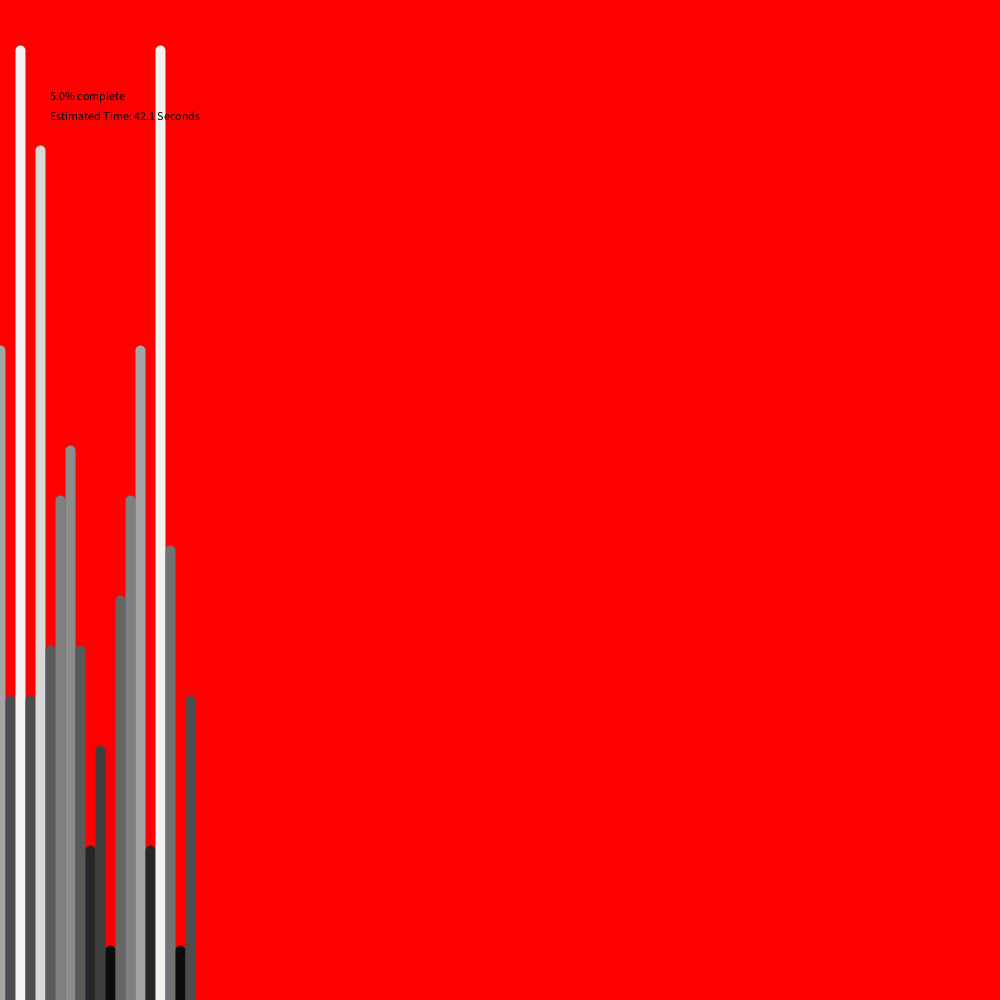
Frame 1 (no input)
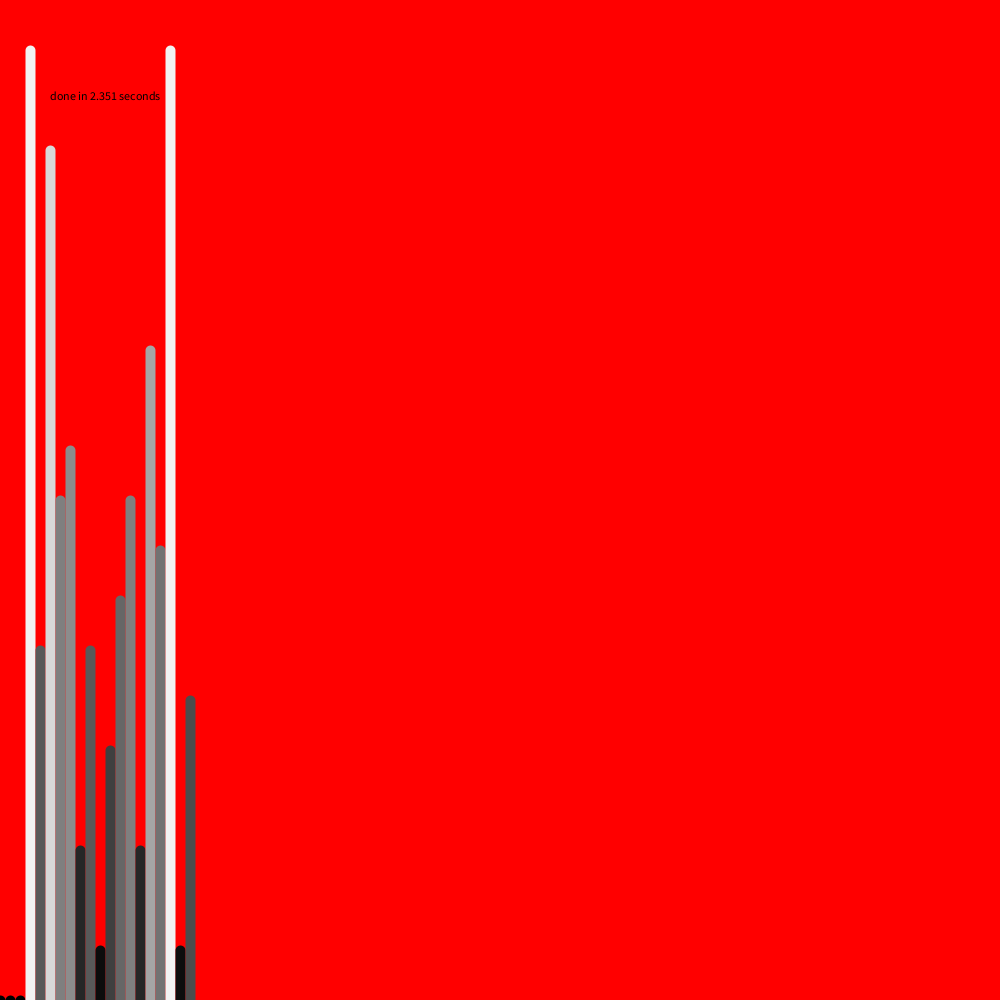
Frame 60 (the mouse pressed at the canvas centre just before this capture)
Frame 120 (the mouse held since frame 60 and released just before this capture): identical to frame 60, image omitted

The Processing sketch that drew these frames (run headless with seeded random() and noise(); from frame 60 on, the mouse is pressed at the canvas centre):

// Processing sketch: MSort
// ── MSort.pde
IntList vals;
IntList nv;
int k = 0;
int s;
int s1 = 0;
int s2 = 0;
int s1b = 0;
int cs = 0;
int m = 0;
boolean show = true;
void setup(){
  frameRate(1000);
  size(1000,1000);
  s = width/50;
  vals = new IntList();
  nv = new IntList();
  while(vals.size() < s){
    k = round(round(random(1,s)));
    vals.append(k);
  }
}
void draw(){
  background(255,0,0);
  if(show){
  for(int i = 0; i < vals.size(); i+=1){
    stroke(map(vals.get(i),0,s,0,255));
    strokeWeight(10);
    line(i/0.1,height,i/0.1,height-map(vals.get(i),0,s,0,height));
  }
  }
  if(cs < s-1){
  sw(cs);
  m = millis();
  fill(0);
  text(map(cs,0,s,0,100)+"% complete",50,100);
  text("Estimated Time: "+millis()/(10.0*map(cs,0,s,0,100))+" Seconds",50,120);
  }
  else{
    text("done in "+m/1000.0+" seconds",50,100);
  }
}
void sw(int p){
  if(p == 1){
   for(int i = 0; i < vals.size()/2; i++){
    if(vals.get(i*2) > vals.get(i*2+1)){
      s1 = vals.get(i*2);
      s2 = vals.get(i*2+1);
      vals.set(i*2,s2);
      vals.set(i*2+1,s1);
    }
  }
  }
  else if(p == 2){
    for(int i = 0; i < floor(vals.size()/4)-4; i++){
      for(int j = 0; j < 4; j++){
        if(vals.get(4*i+j) != -1){
          if(vals.get(4*i+j+2) != -1){
            if(vals.get(4*i+j) < vals.get(4*i+j+2)){
              nv.append(vals.get(4*i+j+2));
              vals.set(4*i*j+2,-1);
            }
            else{
              nv.append(vals.get(4*i+j));
              vals.set(4*i*j,-1);
            }
          }
          else if(vals.get(4*i*j+3) != -1){
            if(vals.get(4*i+j) < vals.get(4*i+j+3)){
              nv.append(vals.get(4*i+j+3));
              vals.set(4*i*j+3,-1);
            }
            else{
              nv.append(vals.get(4*i+j));
              vals.set(4*i*j,-1);
            }
          }
          else{
            nv.append(vals.get(4*i+j));
            vals.set(4*i*j,-1);
          }
        }
        else{
          if(vals.get(4*i+j+2) != -1){
            if(vals.get(4*i+j+1) < vals.get(4*i+j+2)){
              nv.append(vals.get(4*i+j+2));
              vals.set(4*i*j+2,-1);
            }
            else{
              nv.append(vals.get(4*i+j+1));
              vals.set(4*i*j+1,-1);
            }
          }
          else if(vals.get(4*i*j+3) != -1){
            if(vals.get(4*i+j+1) < vals.get(4*i+j+3)){
              nv.append(vals.get(4*i+j+3));
              vals.set(4*i*j+3,-1);
            }
            else{
              nv.append(vals.get(4*i+j+1));
              vals.set(4*i*j+1,-1);
            }
          }
          else{
            nv.append(vals.get(4*i+j+1));
            vals.set(4*i+j+1,-1);
          }
        }
      }
    }
  }
  cs+=1;
}
void keyPressed(){
  if(key == ' '){
    show = !show;
  }
}
